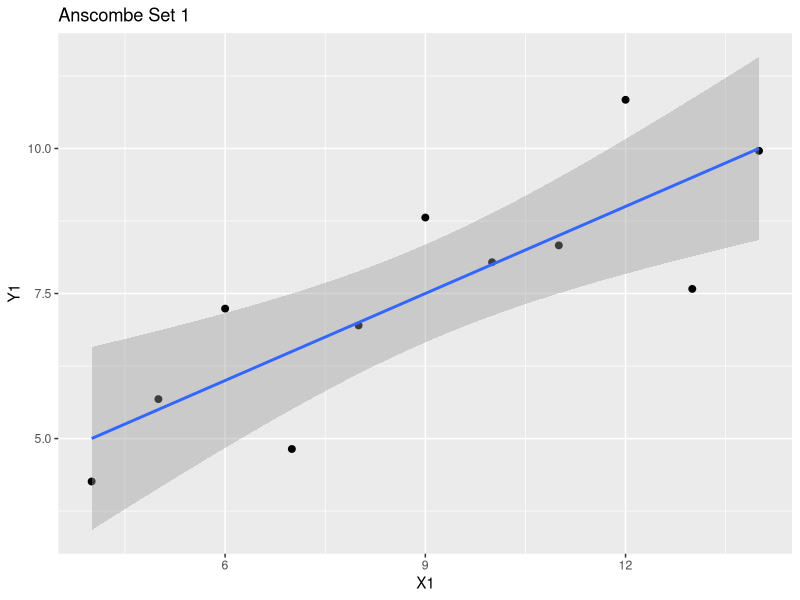
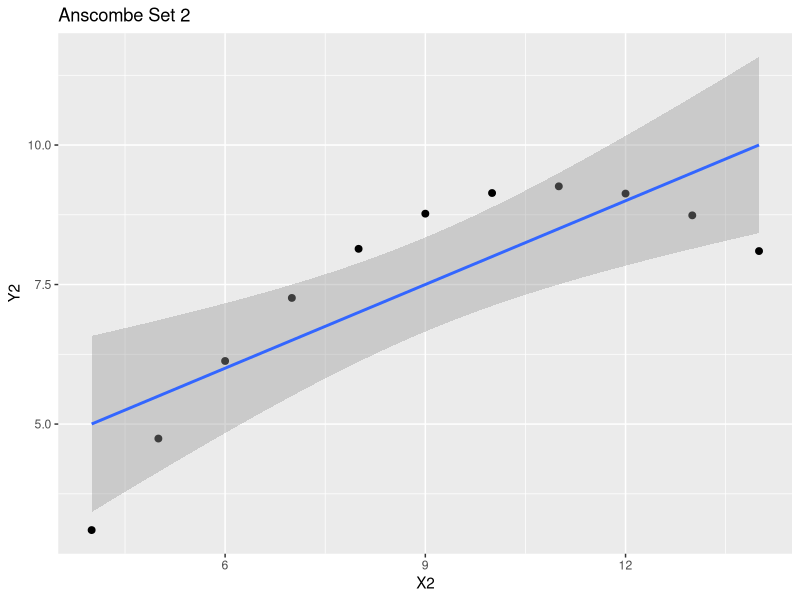
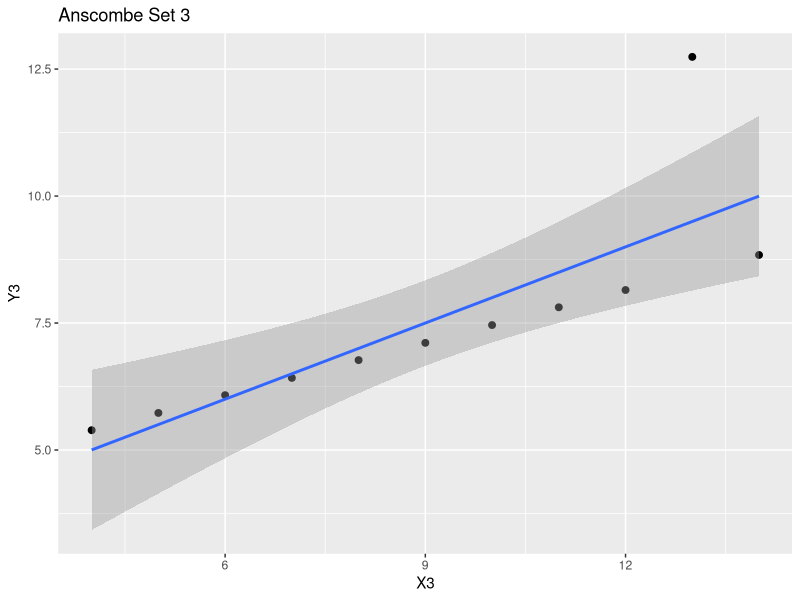
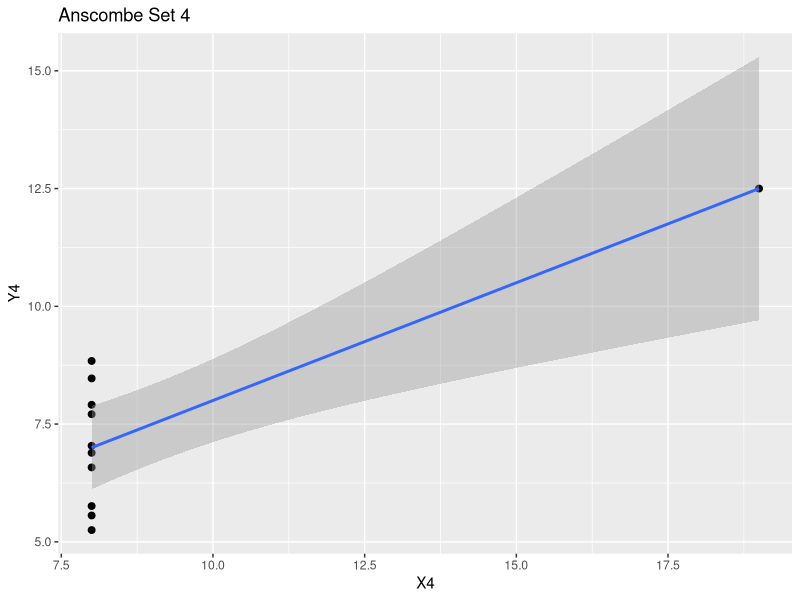

Source code (R) for these figures, in order: (Note: this script raises an error after producing the figures.)
# The Anscombe dataset.
# Anscombe, F. J.  (1973) American Statistician 27, 17-21.
# 2014-03-24 CJS ggplot etc

# Lines starting in ##--part001b; and ##---part001e; are used
# to bracket portions of the R code for inclusion into my
# course notes and are not normally coded.

options(useFancyQuotes=FALSE) # renders summary output corrects

library(ggplot2)
library(grid)
library(gridExtra)

# Read in the data
sink('anscombe-R-001.txt', split=TRUE)
##---part001b;
ansc <- read.csv("anscombe.csv", header=TRUE, as.is=TRUE,strip.white=TRUE)
ansc
##---part001e;
sink()

# Plot the raw data for all sets of data with the fitted line
##---part002b;
p1 <- ggplot(data=ansc, aes(x=X1, y=Y1))+
  ggtitle("Anscombe Set 1")+
  geom_point(size=2, fill="black")+
  geom_smooth(method='lm')

p2 <- ggplot(data=ansc, aes(x=X2, y=Y2))+
  ggtitle("Anscombe Set 2")+
  geom_point(size=2, fill="black")+
  geom_smooth(method='lm')

p3 <- ggplot(data=ansc, aes(x=X3, y=Y3))+
  ggtitle("Anscombe Set 3")+
  geom_point(size=2, fill="black")+
  geom_smooth(method='lm')

p4 <- ggplot(data=ansc, aes(x=X4, y=Y4))+
  ggtitle("Anscombe Set 4")+
  geom_point(size=2, fill="black")+
  geom_smooth(method='lm')

allplot <- arrangeGrob(p1, p2, p3, p4, nrow=2,
           main='Anscombe Data Sets')
allplot
##---part002e;

ggsave(plot=allplot, file='anscombe-R-002.png')

# Fit the regression lines to each set
set1.fit <- lm(Y1 ~ X1, data=ansc)
set2.fit <- lm(Y2 ~ X2, data=ansc)
set3.fit <- lm(Y3 ~ X3, data=ansc)
set4.fit <- lm(Y4 ~ X4, data=ansc)


# Same plot using base R graphics
layout(matrix(1:4,2,2))
plot(ansc$X1, ansc$Y1,   main='Set 1')
abline(set1.fit)

plot(ansc$X2, ansc$Y2,    main='Set 2')
abline(set2.fit)

plot(ansc$X3, ansc$Y3,     main='Set 3')
abline(set3.fit)

plot(ansc$X4, ansc$Y4,    main='Set 4')
abline(set4.fit)
layout(1)


# Give the results of the fits
sink('anscombe-R-003.txt', split=TRUE)
##---part003b;
summary(set1.fit)
summary(set2.fit)
summary(set3.fit)
summary(set4.fit)
##---part003e;
sink()

##---part003b;
# Look at the residual plots
set1.fit.f <- fortify(set1.fit)
set2.fit.f <- fortify(set2.fit)
set3.fit.f <- fortify(set3.fit)
set4.fit.f <- fortify(set4.fit)

rp1 <-  ggplot(set1.fit.f, aes(.fitted, .resid)) +
    ggtitle("Residual plot - set 1")+
    geom_point()+geom_hline(yintercept=0)

rp2 <-  ggplot(set2.fit.f, aes(.fitted, .resid)) +
    ggtitle("Residual plot - set 2")+
    geom_point()+geom_hline(yintercept=0)

rp3 <-  ggplot(set3.fit.f, aes(.fitted, .resid)) +
    ggtitle("Residual plot - set 3")+
    geom_point()+geom_hline(yintercept=0)

rp4 <-  ggplot(set4.fit.f, aes(.fitted, .resid)) +
    ggtitle("Residual plot - set 4")+
    geom_point()+geom_hline(yintercept=0)
 
allrplot <- arrangeGrob(rp1, rp2, rp3, rp4, nrow=2,
           main='Anscombe Residual Plots')
allrplot
##---part0033;
ggsave(plot=allplot, file='anscombe-R-004.png')


# Look at residual plots using Base R graphics
layout(matrix(1:4,2,2))
plot(fitted(set1.fit),residuals(set1.fit),main='Set 1 Residuals')
plot(fitted(set2.fit),residuals(set2.fit),main='Set 2 Residuals')
plot(fitted(set3.fit),residuals(set3.fit),main='Set 3 Residuals')
plot(fitted(set4.fit),residuals(set4.fit),main='Set 4 Residuals')
layout(1)
